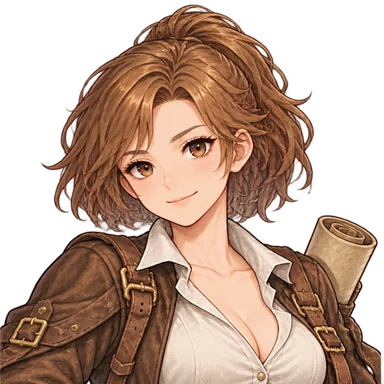
#> input picture assets/images/characters/face_battler_1.webp, 384 x 384 px
$ python official_card_webp.py ../../assets/images/characters/face_battler_1.webp ../../assets/images/characters/face_battler_fire_zack.webp
#> lines starting #> are read from the running program, lines starting #| are printed output that depends on the picture
"""正式モンスターカード（原本 PNG）から、ゲーム用の WebP（508×849）を作る（2026-10-31 指示書 AC【3】【4】）。
原本は design-parts/cards-original/ に無改変で置き、ここでは縦横比を変えずに幅 508px へ縮めるだけ（切り抜き・変形・文字入れはしない）。
ほかの正式カード（970×1622）は縮めるとちょうど 508×849。縦横比が少しちがう原本（ミュロル 974×1615 は少し横長）は、
幅 508 に縮めて足りない高さを、カードのまわりの白と同じ色で上下に半分ずつ足す（枠は切らない・ゆがめない）。
python3 -I tools/art/official_card_webp.py <原本> <出力.webp>
"""
import sys
from PIL import Image

WIDTH, HEIGHT = 508, 849  # ほかの正式カード（*_official.webp）と同じ大きさ
src, dst = sys.argv[1], sys.argv[2]
im = Image.open(src).convert('RGB')
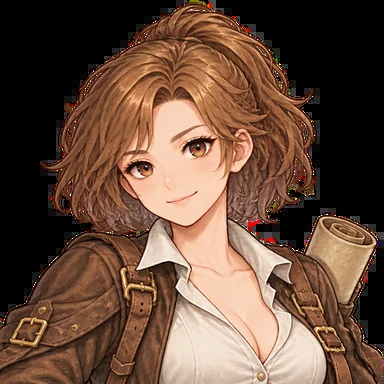
#> im: PIL image 384x384 RGB; mean R, G, B 104.5, 76.5, 60.2
h = round(im.height * WIDTH / im.width)
#> h = 508
small = im.resize((WIDTH, h), Image.LANCZOS)
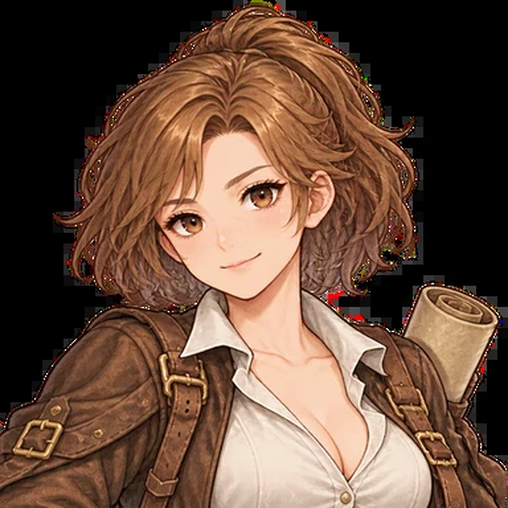
#> small: PIL image 508x508 RGB; mean R, G, B 104.5, 76.6, 60.3
if h < HEIGHT:
    # 足す余白の色：原本のいちばん外の1列（カードのまわりの白）の平均
    px = [im.getpixel((x, 0)) for x in range(im.width)] + [im.getpixel((x, im.height - 1)) for x in range(im.width)]
#> px = 768 items, first 6: (0, 0, 0), (0, 0, 0), (0, 0, 0), (0, 0, 0), (0, 0, 0), (0, 0, 0)
    edge = tuple(round(sum(p[i] for p in px) / len(px)) for i in range(3))
#> edge = (73, 58, 48)
    canvas = Image.new('RGB', (WIDTH, HEIGHT), edge)
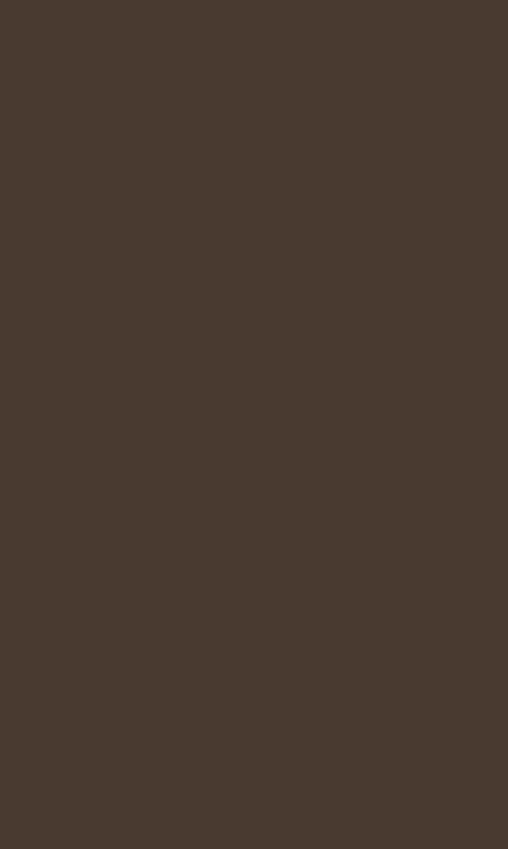
#> canvas: PIL image 508x849 RGB; mean R, G, B 73, 58, 48
    top = (HEIGHT - h) // 2
#> top = 170
    canvas.paste(small, (0, top))
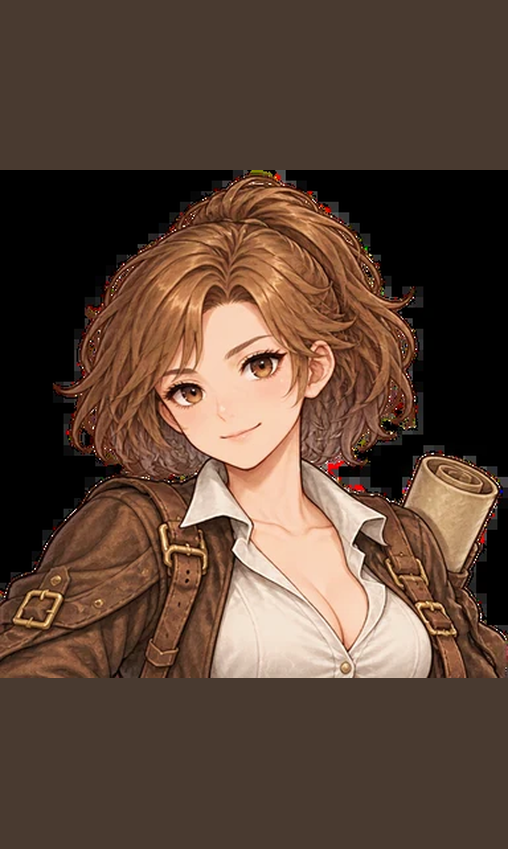
#> canvas: PIL image 508x849 RGB; mean R, G, B 91.8, 69.1, 55.4
    small = canvas
    print('pad', edge, 'top', top, 'bottom', HEIGHT - h - top)
#| pad (73, 58, 48) top 170 bottom 171
elif h > HEIGHT:
    raise SystemExit(f'縦長すぎる原本です（{im.size}）')
small.save(dst, 'WEBP', quality=90, method=6)
print(dst, small.size)
#| ../../assets/images/characters/face_battler_fire_zack.webp (508, 849)
